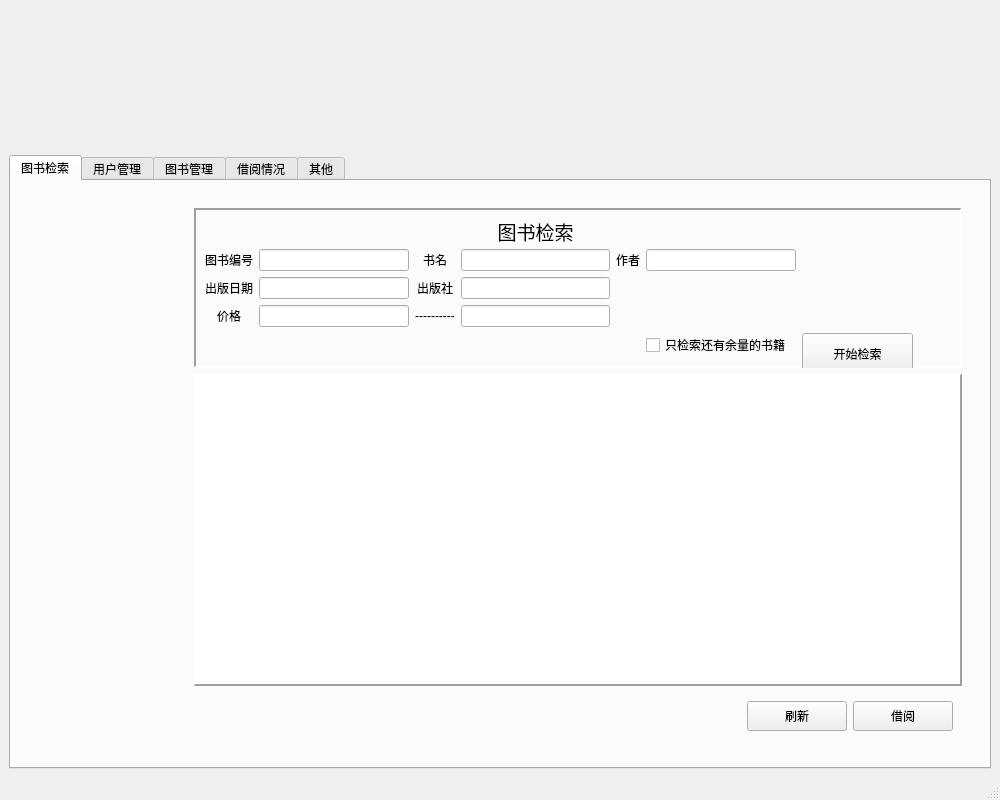
<?xml version="1.0" encoding="UTF-8"?>
<ui version="4.0">
 <class>Library</class>
 <widget class="QMainWindow" name="Library">
  <property name="geometry">
   <rect>
    <x>0</x>
    <y>0</y>
    <width>1000</width>
    <height>800</height>
   </rect>
  </property>
  <property name="minimumSize">
   <size>
    <width>1000</width>
    <height>800</height>
   </size>
  </property>
  <property name="windowTitle">
   <string>图书管理系统</string>
  </property>
  <property name="windowIcon">
   <iconset resource="resource.qrc">
    <normaloff>:/source/source/icon.jpg</normaloff>:/source/source/icon.jpg</iconset>
  </property>
  <widget class="QWidget" name="centralwidget">
   <layout class="QGridLayout" name="gridLayout">
    <item row="1" column="0">
     <widget class="QTabWidget" name="tab_main">
      <property name="minimumSize">
       <size>
        <width>900</width>
        <height>600</height>
       </size>
      </property>
      <property name="currentIndex">
       <number>0</number>
      </property>
      <widget class="QWidget" name="tab_bookSearch">
       <attribute name="title">
        <string>图书检索</string>
       </attribute>
       <layout class="QGridLayout" name="gridLayout_5">
        <item row="0" column="0">
         <widget class="QWidget" name="widget" native="true">
          <property name="sizePolicy">
           <sizepolicy hsizetype="Expanding" vsizetype="Expanding">
            <horstretch>0</horstretch>
            <verstretch>0</verstretch>
           </sizepolicy>
          </property>
          <property name="minimumSize">
           <size>
            <width>900</width>
            <height>550</height>
           </size>
          </property>
          <layout class="QGridLayout" name="gridLayout_2">
           <item row="0" column="0">
            <widget class="QWidget" name="widget_typeList" native="true">
             <property name="minimumSize">
              <size>
               <width>150</width>
               <height>530</height>
              </size>
             </property>
             <property name="maximumSize">
              <size>
               <width>200</width>
               <height>16777215</height>
              </size>
             </property>
            </widget>
           </item>
           <item row="0" column="1">
            <widget class="QWidget" name="widget_3" native="true">
             <property name="sizePolicy">
              <sizepolicy hsizetype="Expanding" vsizetype="Expanding">
               <horstretch>0</horstretch>
               <verstretch>0</verstretch>
              </sizepolicy>
             </property>
             <property name="minimumSize">
              <size>
               <width>600</width>
               <height>550</height>
              </size>
             </property>
             <layout class="QVBoxLayout" name="verticalLayout">
              <item>
               <widget class="QFrame" name="frame_search">
                <property name="minimumSize">
                 <size>
                  <width>600</width>
                  <height>110</height>
                 </size>
                </property>
                <property name="maximumSize">
                 <size>
                  <width>16777215</width>
                  <height>160</height>
                 </size>
                </property>
                <property name="frameShape">
                 <enum>QFrame::Panel</enum>
                </property>
                <property name="frameShadow">
                 <enum>QFrame::Sunken</enum>
                </property>
                <property name="lineWidth">
                 <number>2</number>
                </property>
                <layout class="QGridLayout" name="gridLayout_4">
                 <item row="2" column="5">
                  <widget class="QLineEdit" name="lineEdit_anthor"/>
                 </item>
                 <item row="4" column="2">
                  <widget class="QLabel" name="label_6">
                   <property name="text">
                    <string>出版社</string>
                   </property>
                   <property name="alignment">
                    <set>Qt::AlignCenter</set>
                   </property>
                  </widget>
                 </item>
                 <item row="6" column="1">
                  <widget class="QLineEdit" name="lineEdit_priceLow"/>
                 </item>
                 <item row="2" column="0">
                  <widget class="QLabel" name="label_2">
                   <property name="text">
                    <string>图书编号</string>
                   </property>
                   <property name="alignment">
                    <set>Qt::AlignCenter</set>
                   </property>
                  </widget>
                 </item>
                 <item row="6" column="0">
                  <widget class="QLabel" name="label_7">
                   <property name="text">
                    <string>价格</string>
                   </property>
                   <property name="alignment">
                    <set>Qt::AlignCenter</set>
                   </property>
                  </widget>
                 </item>
                 <item row="6" column="2">
                  <widget class="QLabel" name="label_8">
                   <property name="text">
                    <string>----------</string>
                   </property>
                   <property name="alignment">
                    <set>Qt::AlignCenter</set>
                   </property>
                  </widget>
                 </item>
                 <item row="2" column="2">
                  <widget class="QLabel" name="label_3">
                   <property name="text">
                    <string>书名</string>
                   </property>
                   <property name="alignment">
                    <set>Qt::AlignCenter</set>
                   </property>
                  </widget>
                 </item>
                 <item row="2" column="4">
                  <widget class="QLabel" name="label_4">
                   <property name="text">
                    <string>作者</string>
                   </property>
                   <property name="alignment">
                    <set>Qt::AlignCenter</set>
                   </property>
                  </widget>
                 </item>
                 <item row="4" column="3">
                  <widget class="QLineEdit" name="lineEdit_publishFirm"/>
                 </item>
                 <item row="7" column="1" colspan="2">
                  <spacer name="verticalSpacer">
                   <property name="orientation">
                    <enum>Qt::Vertical</enum>
                   </property>
                   <property name="sizeHint" stdset="0">
                    <size>
                     <width>20</width>
                     <height>40</height>
                    </size>
                   </property>
                  </spacer>
                 </item>
                 <item row="7" column="5">
                  <widget class="QCheckBox" name="checkBox">
                   <property name="text">
                    <string>只检索还有余量的书籍</string>
                   </property>
                  </widget>
                 </item>
                 <item row="1" column="3">
                  <widget class="QLabel" name="label">
                   <property name="font">
                    <font>
                     <family>华文行楷</family>
                     <pointsize>14</pointsize>
                    </font>
                   </property>
                   <property name="text">
                    <string>图书检索</string>
                   </property>
                   <property name="alignment">
                    <set>Qt::AlignCenter</set>
                   </property>
                  </widget>
                 </item>
                 <item row="2" column="1">
                  <widget class="QLineEdit" name="lineEdit_bookID"/>
                 </item>
                 <item row="2" column="3">
                  <widget class="QLineEdit" name="lineEdit_bookName"/>
                 </item>
                 <item row="4" column="0">
                  <widget class="QLabel" name="label_5">
                   <property name="text">
                    <string>出版日期</string>
                   </property>
                   <property name="alignment">
                    <set>Qt::AlignCenter</set>
                   </property>
                  </widget>
                 </item>
                 <item row="6" column="3">
                  <widget class="QLineEdit" name="lineEdit_priceHigh"/>
                 </item>
                 <item row="4" column="1">
                  <widget class="QLineEdit" name="lineEdit_publishDate"/>
                 </item>
                 <item row="4" column="6">
                  <spacer name="horizontalSpacer_2">
                   <property name="orientation">
                    <enum>Qt::Horizontal</enum>
                   </property>
                   <property name="sizeHint" stdset="0">
                    <size>
                     <width>40</width>
                     <height>20</height>
                    </size>
                   </property>
                  </spacer>
                 </item>
                 <item row="7" column="6">
                  <widget class="QPushButton" name="pushButton_search">
                   <property name="minimumSize">
                    <size>
                     <width>111</width>
                     <height>41</height>
                    </size>
                   </property>
                   <property name="maximumSize">
                    <size>
                     <width>111</width>
                     <height>41</height>
                    </size>
                   </property>
                   <property name="text">
                    <string>开始检索</string>
                   </property>
                  </widget>
                 </item>
                </layout>
               </widget>
              </item>
              <item>
               <widget class="QTableWidget" name="tableWidget_searchBooks">
                <property name="minimumSize">
                 <size>
                  <width>600</width>
                  <height>300</height>
                 </size>
                </property>
                <property name="frameShape">
                 <enum>QFrame::Panel</enum>
                </property>
                <property name="frameShadow">
                 <enum>QFrame::Raised</enum>
                </property>
                <property name="lineWidth">
                 <number>2</number>
                </property>
               </widget>
              </item>
              <item>
               <widget class="QWidget" name="widget_2" native="true">
                <property name="minimumSize">
                 <size>
                  <width>0</width>
                  <height>42</height>
                 </size>
                </property>
                <layout class="QHBoxLayout" name="horizontalLayout">
                 <item>
                  <spacer name="horizontalSpacer">
                   <property name="orientation">
                    <enum>Qt::Horizontal</enum>
                   </property>
                   <property name="sizeHint" stdset="0">
                    <size>
                     <width>1052</width>
                     <height>20</height>
                    </size>
                   </property>
                  </spacer>
                 </item>
                 <item>
                  <widget class="QPushButton" name="Button_refreshSearchBooks">
                   <property name="minimumSize">
                    <size>
                     <width>100</width>
                     <height>30</height>
                    </size>
                   </property>
                   <property name="maximumSize">
                    <size>
                     <width>100</width>
                     <height>30</height>
                    </size>
                   </property>
                   <property name="text">
                    <string>刷新</string>
                   </property>
                  </widget>
                 </item>
                 <item>
                  <widget class="QPushButton" name="pushButton_borrow">
                   <property name="minimumSize">
                    <size>
                     <width>100</width>
                     <height>30</height>
                    </size>
                   </property>
                   <property name="maximumSize">
                    <size>
                     <width>100</width>
                     <height>30</height>
                    </size>
                   </property>
                   <property name="text">
                    <string>借阅</string>
                   </property>
                  </widget>
                 </item>
                </layout>
               </widget>
              </item>
             </layout>
            </widget>
           </item>
          </layout>
         </widget>
        </item>
       </layout>
      </widget>
      <widget class="QWidget" name="tab_userManage">
       <attribute name="title">
        <string>用户管理</string>
       </attribute>
       <layout class="QGridLayout" name="gridLayout_9">
        <item row="0" column="0">
         <widget class="QWidget" name="widget_7" native="true">
          <layout class="QGridLayout" name="gridLayout_10">
           <item row="0" column="0">
            <widget class="QWidget" name="widget_8" native="true">
             <layout class="QGridLayout" name="gridLayout_14">
              <item row="0" column="0">
               <layout class="QVBoxLayout" name="verticalLayout_2">
                <property name="leftMargin">
                 <number>5</number>
                </property>
                <property name="topMargin">
                 <number>2</number>
                </property>
                <property name="rightMargin">
                 <number>2</number>
                </property>
                <item>
                 <widget class="QLabel" name="label_9">
                  <property name="minimumSize">
                   <size>
                    <width>595</width>
                    <height>40</height>
                   </size>
                  </property>
                  <property name="maximumSize">
                   <size>
                    <width>16777215</width>
                    <height>40</height>
                   </size>
                  </property>
                  <property name="font">
                   <font>
                    <family>华文行楷</family>
                    <pointsize>20</pointsize>
                   </font>
                  </property>
                  <property name="text">
                   <string>用户信息列表</string>
                  </property>
                  <property name="alignment">
                   <set>Qt::AlignCenter</set>
                  </property>
                 </widget>
                </item>
                <item>
                 <widget class="QTableWidget" name="tableWidget_userDetail">
                  <property name="minimumSize">
                   <size>
                    <width>590</width>
                    <height>440</height>
                   </size>
                  </property>
                 </widget>
                </item>
                <item>
                 <layout class="QHBoxLayout" name="horizontalLayout_8">
                  <item>
                   <spacer name="horizontalSpacer_11">
                    <property name="orientation">
                     <enum>Qt::Horizontal</enum>
                    </property>
                    <property name="sizeHint" stdset="0">
                     <size>
                      <width>40</width>
                      <height>20</height>
                     </size>
                    </property>
                   </spacer>
                  </item>
                  <item>
                   <widget class="QPushButton" name="Button_refreshUserTable">
                    <property name="minimumSize">
                     <size>
                      <width>100</width>
                      <height>30</height>
                     </size>
                    </property>
                    <property name="maximumSize">
                     <size>
                      <width>100</width>
                      <height>30</height>
                     </size>
                    </property>
                    <property name="text">
                     <string>刷新列表</string>
                    </property>
                   </widget>
                  </item>
                 </layout>
                </item>
               </layout>
              </item>
             </layout>
            </widget>
           </item>
           <item row="0" column="1">
            <widget class="QWidget" name="widget_9" native="true">
             <property name="maximumSize">
              <size>
               <width>340</width>
               <height>16777215</height>
              </size>
             </property>
             <layout class="QGridLayout" name="gridLayout_13">
              <item row="0" column="0">
               <spacer name="verticalSpacer_4">
                <property name="orientation">
                 <enum>Qt::Vertical</enum>
                </property>
                <property name="sizeType">
                 <enum>QSizePolicy::Fixed</enum>
                </property>
                <property name="sizeHint" stdset="0">
                 <size>
                  <width>20</width>
                  <height>45</height>
                 </size>
                </property>
               </spacer>
              </item>
              <item row="1" column="0" colspan="2">
               <widget class="QFrame" name="frame_searchUserDetail">
                <property name="minimumSize">
                 <size>
                  <width>300</width>
                  <height>140</height>
                 </size>
                </property>
                <property name="maximumSize">
                 <size>
                  <width>320</width>
                  <height>140</height>
                 </size>
                </property>
                <property name="frameShape">
                 <enum>QFrame::StyledPanel</enum>
                </property>
                <property name="frameShadow">
                 <enum>QFrame::Sunken</enum>
                </property>
                <property name="lineWidth">
                 <number>1</number>
                </property>
                <layout class="QGridLayout" name="gridLayout_11">
                 <item row="0" column="0">
                  <widget class="QLabel" name="label_10">
                   <property name="minimumSize">
                    <size>
                     <width>90</width>
                     <height>20</height>
                    </size>
                   </property>
                   <property name="maximumSize">
                    <size>
                     <width>16777215</width>
                     <height>20</height>
                    </size>
                   </property>
                   <property name="font">
                    <font>
                     <family>华文行楷</family>
                     <pointsize>14</pointsize>
                    </font>
                   </property>
                   <property name="text">
                    <string>用户查询</string>
                   </property>
                   <property name="alignment">
                    <set>Qt::AlignCenter</set>
                   </property>
                  </widget>
                 </item>
                 <item row="1" column="0">
                  <layout class="QHBoxLayout" name="horizontalLayout_3">
                   <item>
                    <widget class="QLabel" name="label_11">
                     <property name="minimumSize">
                      <size>
                       <width>45</width>
                       <height>25</height>
                      </size>
                     </property>
                     <property name="text">
                      <string>用户ID</string>
                     </property>
                    </widget>
                   </item>
                   <item>
                    <widget class="QLineEdit" name="lineEdit_searchUserID">
                     <property name="minimumSize">
                      <size>
                       <width>170</width>
                       <height>23</height>
                      </size>
                     </property>
                    </widget>
                   </item>
                  </layout>
                 </item>
                 <item row="2" column="0">
                  <layout class="QHBoxLayout" name="horizontalLayout_4">
                   <item>
                    <spacer name="horizontalSpacer_4">
                     <property name="orientation">
                      <enum>Qt::Horizontal</enum>
                     </property>
                     <property name="sizeHint" stdset="0">
                      <size>
                       <width>40</width>
                       <height>20</height>
                      </size>
                     </property>
                    </spacer>
                   </item>
                   <item>
                    <widget class="QPushButton" name="Button_searchUser">
                     <property name="minimumSize">
                      <size>
                       <width>100</width>
                       <height>30</height>
                      </size>
                     </property>
                     <property name="maximumSize">
                      <size>
                       <width>100</width>
                       <height>30</height>
                      </size>
                     </property>
                     <property name="text">
                      <string>查询</string>
                     </property>
                    </widget>
                   </item>
                   <item>
                    <spacer name="horizontalSpacer_3">
                     <property name="orientation">
                      <enum>Qt::Horizontal</enum>
                     </property>
                     <property name="sizeHint" stdset="0">
                      <size>
                       <width>40</width>
                       <height>20</height>
                      </size>
                     </property>
                    </spacer>
                   </item>
                  </layout>
                 </item>
                </layout>
               </widget>
              </item>
              <item row="2" column="0" colspan="2">
               <widget class="QFrame" name="frame_changeUser">
                <property name="minimumSize">
                 <size>
                  <width>300</width>
                  <height>140</height>
                 </size>
                </property>
                <property name="maximumSize">
                 <size>
                  <width>320</width>
                  <height>140</height>
                 </size>
                </property>
                <property name="frameShape">
                 <enum>QFrame::StyledPanel</enum>
                </property>
                <property name="frameShadow">
                 <enum>QFrame::Sunken</enum>
                </property>
                <layout class="QGridLayout" name="gridLayout_12">
                 <item row="0" column="0">
                  <layout class="QHBoxLayout" name="horizontalLayout_5">
                   <item>
                    <spacer name="horizontalSpacer_5">
                     <property name="orientation">
                      <enum>Qt::Horizontal</enum>
                     </property>
                     <property name="sizeHint" stdset="0">
                      <size>
                       <width>40</width>
                       <height>20</height>
                      </size>
                     </property>
                    </spacer>
                   </item>
                   <item>
                    <widget class="QPushButton" name="Button_changeUserdetail">
                     <property name="minimumSize">
                      <size>
                       <width>100</width>
                       <height>30</height>
                      </size>
                     </property>
                     <property name="maximumSize">
                      <size>
                       <width>100</width>
                       <height>30</height>
                      </size>
                     </property>
                     <property name="text">
                      <string>修改用户信息</string>
                     </property>
                    </widget>
                   </item>
                   <item>
                    <spacer name="horizontalSpacer_6">
                     <property name="orientation">
                      <enum>Qt::Horizontal</enum>
                     </property>
                     <property name="sizeHint" stdset="0">
                      <size>
                       <width>40</width>
                       <height>20</height>
                      </size>
                     </property>
                    </spacer>
                   </item>
                  </layout>
                 </item>
                 <item row="1" column="0">
                  <layout class="QHBoxLayout" name="horizontalLayout_6">
                   <item>
                    <spacer name="horizontalSpacer_7">
                     <property name="orientation">
                      <enum>Qt::Horizontal</enum>
                     </property>
                     <property name="sizeHint" stdset="0">
                      <size>
                       <width>40</width>
                       <height>20</height>
                      </size>
                     </property>
                    </spacer>
                   </item>
                   <item>
                    <widget class="QPushButton" name="Button_deletUser">
                     <property name="minimumSize">
                      <size>
                       <width>100</width>
                       <height>30</height>
                      </size>
                     </property>
                     <property name="maximumSize">
                      <size>
                       <width>100</width>
                       <height>30</height>
                      </size>
                     </property>
                     <property name="text">
                      <string>删除用户</string>
                     </property>
                    </widget>
                   </item>
                   <item>
                    <spacer name="horizontalSpacer_8">
                     <property name="orientation">
                      <enum>Qt::Horizontal</enum>
                     </property>
                     <property name="sizeHint" stdset="0">
                      <size>
                       <width>40</width>
                       <height>20</height>
                      </size>
                     </property>
                    </spacer>
                   </item>
                  </layout>
                 </item>
                 <item row="2" column="0">
                  <layout class="QHBoxLayout" name="horizontalLayout_7">
                   <item>
                    <spacer name="horizontalSpacer_9">
                     <property name="orientation">
                      <enum>Qt::Horizontal</enum>
                     </property>
                     <property name="sizeHint" stdset="0">
                      <size>
                       <width>40</width>
                       <height>20</height>
                      </size>
                     </property>
                    </spacer>
                   </item>
                   <item>
                    <widget class="QPushButton" name="Button_addNewUser">
                     <property name="minimumSize">
                      <size>
                       <width>100</width>
                       <height>30</height>
                      </size>
                     </property>
                     <property name="maximumSize">
                      <size>
                       <width>100</width>
                       <height>30</height>
                      </size>
                     </property>
                     <property name="text">
                      <string>添加新用户</string>
                     </property>
                    </widget>
                   </item>
                   <item>
                    <spacer name="horizontalSpacer_10">
                     <property name="orientation">
                      <enum>Qt::Horizontal</enum>
                     </property>
                     <property name="sizeHint" stdset="0">
                      <size>
                       <width>40</width>
                       <height>20</height>
                      </size>
                     </property>
                    </spacer>
                   </item>
                  </layout>
                 </item>
                </layout>
               </widget>
              </item>
              <item row="3" column="1">
               <spacer name="verticalSpacer_5">
                <property name="orientation">
                 <enum>Qt::Vertical</enum>
                </property>
                <property name="sizeHint" stdset="0">
                 <size>
                  <width>20</width>
                  <height>168</height>
                 </size>
                </property>
               </spacer>
              </item>
             </layout>
            </widget>
           </item>
          </layout>
         </widget>
        </item>
       </layout>
      </widget>
      <widget class="QWidget" name="tab_bookManage">
       <attribute name="title">
        <string>图书管理</string>
       </attribute>
       <layout class="QGridLayout" name="gridLayout_3">
        <item row="0" column="0">
         <widget class="QWidget" name="widget_4" native="true">
          <property name="minimumSize">
           <size>
            <width>0</width>
            <height>580</height>
           </size>
          </property>
          <layout class="QGridLayout" name="gridLayout_6">
           <item row="0" column="0">
            <widget class="QWidget" name="widget_5" native="true">
             <property name="minimumSize">
              <size>
               <width>0</width>
               <height>460</height>
              </size>
             </property>
             <layout class="QGridLayout" name="gridLayout_7">
              <item row="0" column="0">
               <widget class="QLabel" name="label_12">
                <property name="minimumSize">
                 <size>
                  <width>700</width>
                  <height>40</height>
                 </size>
                </property>
                <property name="maximumSize">
                 <size>
                  <width>16777215</width>
                  <height>40</height>
                 </size>
                </property>
                <property name="font">
                 <font>
                  <family>华文行楷</family>
                  <pointsize>20</pointsize>
                 </font>
                </property>
                <property name="text">
                 <string>所有图书信息</string>
                </property>
                <property name="alignment">
                 <set>Qt::AlignCenter</set>
                </property>
               </widget>
              </item>
              <item row="1" column="0">
               <widget class="QTableWidget" name="tableWidget_allBookDetail">
                <property name="minimumSize">
                 <size>
                  <width>685</width>
                  <height>450</height>
                 </size>
                </property>
               </widget>
              </item>
              <item row="2" column="0">
               <layout class="QHBoxLayout" name="horizontalLayout_9">
                <item>
                 <spacer name="horizontalSpacer_12">
                  <property name="orientation">
                   <enum>Qt::Horizontal</enum>
                  </property>
                  <property name="sizeHint" stdset="0">
                   <size>
                    <width>40</width>
                    <height>20</height>
                   </size>
                  </property>
                 </spacer>
                </item>
                <item>
                 <widget class="QPushButton" name="Button_refreshBookTable">
                  <property name="minimumSize">
                   <size>
                    <width>100</width>
                    <height>30</height>
                   </size>
                  </property>
                  <property name="maximumSize">
                   <size>
                    <width>100</width>
                    <height>30</height>
                   </size>
                  </property>
                  <property name="text">
                   <string>刷新列表</string>
                  </property>
                 </widget>
                </item>
               </layout>
              </item>
             </layout>
            </widget>
           </item>
           <item row="0" column="1">
            <widget class="QWidget" name="widget_6" native="true">
             <property name="minimumSize">
              <size>
               <width>240</width>
               <height>560</height>
              </size>
             </property>
             <property name="maximumSize">
              <size>
               <width>240</width>
               <height>16777215</height>
              </size>
             </property>
             <layout class="QGridLayout" name="gridLayout_8">
              <item row="0" column="0">
               <spacer name="verticalSpacer_2">
                <property name="orientation">
                 <enum>Qt::Vertical</enum>
                </property>
                <property name="sizeType">
                 <enum>QSizePolicy::Fixed</enum>
                </property>
                <property name="sizeHint" stdset="0">
                 <size>
                  <width>20</width>
                  <height>46</height>
                 </size>
                </property>
               </spacer>
              </item>
              <item row="1" column="0">
               <widget class="QFrame" name="frame">
                <property name="minimumSize">
                 <size>
                  <width>220</width>
                  <height>0</height>
                 </size>
                </property>
                <property name="maximumSize">
                 <size>
                  <width>220</width>
                  <height>16777215</height>
                 </size>
                </property>
                <property name="frameShape">
                 <enum>QFrame::StyledPanel</enum>
                </property>
                <property name="frameShadow">
                 <enum>QFrame::Sunken</enum>
                </property>
                <layout class="QGridLayout" name="gridLayout_15">
                 <item row="1" column="0">
                  <layout class="QHBoxLayout" name="horizontalLayout_11">
                   <item>
                    <spacer name="horizontalSpacer_15">
                     <property name="orientation">
                      <enum>Qt::Horizontal</enum>
                     </property>
                     <property name="sizeHint" stdset="0">
                      <size>
                       <width>40</width>
                       <height>20</height>
                      </size>
                     </property>
                    </spacer>
                   </item>
                   <item>
                    <widget class="QPushButton" name="Button_addmuchBooks">
                     <property name="minimumSize">
                      <size>
                       <width>100</width>
                       <height>30</height>
                      </size>
                     </property>
                     <property name="maximumSize">
                      <size>
                       <width>100</width>
                       <height>30</height>
                      </size>
                     </property>
                     <property name="text">
                      <string>批量导入</string>
                     </property>
                    </widget>
                   </item>
                   <item>
                    <spacer name="horizontalSpacer_16">
                     <property name="orientation">
                      <enum>Qt::Horizontal</enum>
                     </property>
                     <property name="sizeHint" stdset="0">
                      <size>
                       <width>40</width>
                       <height>20</height>
                      </size>
                     </property>
                    </spacer>
                   </item>
                  </layout>
                 </item>
                 <item row="0" column="0">
                  <layout class="QHBoxLayout" name="horizontalLayout_10">
                   <item>
                    <spacer name="horizontalSpacer_13">
                     <property name="orientation">
                      <enum>Qt::Horizontal</enum>
                     </property>
                     <property name="sizeHint" stdset="0">
                      <size>
                       <width>40</width>
                       <height>20</height>
                      </size>
                     </property>
                    </spacer>
                   </item>
                   <item>
                    <widget class="QPushButton" name="Button_addBook">
                     <property name="minimumSize">
                      <size>
                       <width>100</width>
                       <height>30</height>
                      </size>
                     </property>
                     <property name="maximumSize">
                      <size>
                       <width>100</width>
                       <height>30</height>
                      </size>
                     </property>
                     <property name="text">
                      <string>添加图书</string>
                     </property>
                    </widget>
                   </item>
                   <item>
                    <spacer name="horizontalSpacer_14">
                     <property name="orientation">
                      <enum>Qt::Horizontal</enum>
                     </property>
                     <property name="sizeHint" stdset="0">
                      <size>
                       <width>40</width>
                       <height>20</height>
                      </size>
                     </property>
                    </spacer>
                   </item>
                  </layout>
                 </item>
                 <item row="2" column="0">
                  <layout class="QHBoxLayout" name="horizontalLayout_12">
                   <item>
                    <spacer name="horizontalSpacer_17">
                     <property name="orientation">
                      <enum>Qt::Horizontal</enum>
                     </property>
                     <property name="sizeHint" stdset="0">
                      <size>
                       <width>40</width>
                       <height>20</height>
                      </size>
                     </property>
                    </spacer>
                   </item>
                   <item>
                    <widget class="QPushButton" name="Button_deletBook">
                     <property name="minimumSize">
                      <size>
                       <width>100</width>
                       <height>30</height>
                      </size>
                     </property>
                     <property name="maximumSize">
                      <size>
                       <width>100</width>
                       <height>30</height>
                      </size>
                     </property>
                     <property name="text">
                      <string>删除书籍</string>
                     </property>
                    </widget>
                   </item>
                   <item>
                    <spacer name="horizontalSpacer_18">
                     <property name="orientation">
                      <enum>Qt::Horizontal</enum>
                     </property>
                     <property name="sizeHint" stdset="0">
                      <size>
                       <width>40</width>
                       <height>20</height>
                      </size>
                     </property>
                    </spacer>
                   </item>
                  </layout>
                 </item>
                 <item row="3" column="0">
                  <widget class="QLabel" name="label_13">
                   <property name="text">
                    <string>注意：

添加图书：只能添加单本图书
       如果图书已经存在则修改
       该图书信息。
批量导入：可以通过txt/csv文
       本一次性导入多本图书。</string>
                   </property>
                   <property name="alignment">
                    <set>Qt::AlignLeading|Qt::AlignLeft|Qt::AlignTop</set>
                   </property>
                  </widget>
                 </item>
                </layout>
               </widget>
              </item>
              <item row="2" column="0">
               <spacer name="verticalSpacer_3">
                <property name="orientation">
                 <enum>Qt::Vertical</enum>
                </property>
                <property name="sizeHint" stdset="0">
                 <size>
                  <width>20</width>
                  <height>234</height>
                 </size>
                </property>
               </spacer>
              </item>
             </layout>
            </widget>
           </item>
          </layout>
         </widget>
        </item>
       </layout>
      </widget>
      <widget class="QWidget" name="tab_borrowDetail">
       <attribute name="title">
        <string>借阅情况</string>
       </attribute>
       <layout class="QGridLayout" name="gridLayout_16">
        <item row="0" column="0">
         <widget class="QWidget" name="widget_10" native="true">
          <layout class="QGridLayout" name="gridLayout_18">
           <item row="0" column="0">
            <layout class="QGridLayout" name="gridLayout_17">
             <item row="0" column="0">
              <widget class="QTableWidget" name="tableWidget_bookBorrow">
               <property name="minimumSize">
                <size>
                 <width>900</width>
                 <height>500</height>
                </size>
               </property>
               <property name="maximumSize">
                <size>
                 <width>16777215</width>
                 <height>16777215</height>
                </size>
               </property>
              </widget>
             </item>
             <item row="1" column="0">
              <layout class="QHBoxLayout" name="horizontalLayout_2">
               <item>
                <spacer name="horizontalSpacer_19">
                 <property name="orientation">
                  <enum>Qt::Horizontal</enum>
                 </property>
                 <property name="sizeHint" stdset="0">
                  <size>
                   <width>40</width>
                   <height>20</height>
                  </size>
                 </property>
                </spacer>
               </item>
               <item>
                <widget class="QPushButton" name="Button_selectAll">
                 <property name="minimumSize">
                  <size>
                   <width>100</width>
                   <height>30</height>
                  </size>
                 </property>
                 <property name="maximumSize">
                  <size>
                   <width>100</width>
                   <height>30</height>
                  </size>
                 </property>
                 <property name="text">
                  <string>全选</string>
                 </property>
                </widget>
               </item>
               <item>
                <widget class="QPushButton" name="Button_bookReturn">
                 <property name="minimumSize">
                  <size>
                   <width>100</width>
                   <height>30</height>
                  </size>
                 </property>
                 <property name="maximumSize">
                  <size>
                   <width>100</width>
                   <height>30</height>
                  </size>
                 </property>
                 <property name="text">
                  <string>归还书籍</string>
                 </property>
                </widget>
               </item>
              </layout>
             </item>
            </layout>
           </item>
          </layout>
         </widget>
        </item>
       </layout>
      </widget>
      <widget class="QWidget" name="tab_other">
       <attribute name="title">
        <string>其他</string>
       </attribute>
      </widget>
     </widget>
    </item>
    <item row="0" column="0">
     <widget class="QLabel" name="title_background">
      <property name="sizePolicy">
       <sizepolicy hsizetype="Preferred" vsizetype="Expanding">
        <horstretch>0</horstretch>
        <verstretch>0</verstretch>
       </sizepolicy>
      </property>
      <property name="minimumSize">
       <size>
        <width>980</width>
        <height>140</height>
       </size>
      </property>
      <property name="maximumSize">
       <size>
        <width>16777215</width>
        <height>290</height>
       </size>
      </property>
      <property name="text">
       <string/>
      </property>
     </widget>
    </item>
   </layout>
  </widget>
  <widget class="QMenuBar" name="menubar">
   <property name="geometry">
    <rect>
     <x>0</x>
     <y>0</y>
     <width>1000</width>
     <height>21</height>
    </rect>
   </property>
  </widget>
  <widget class="QStatusBar" name="statusbar"/>
 </widget>
 <resources>
  <include location="resource.qrc"/>
 </resources>
 <connections/>
</ui>
